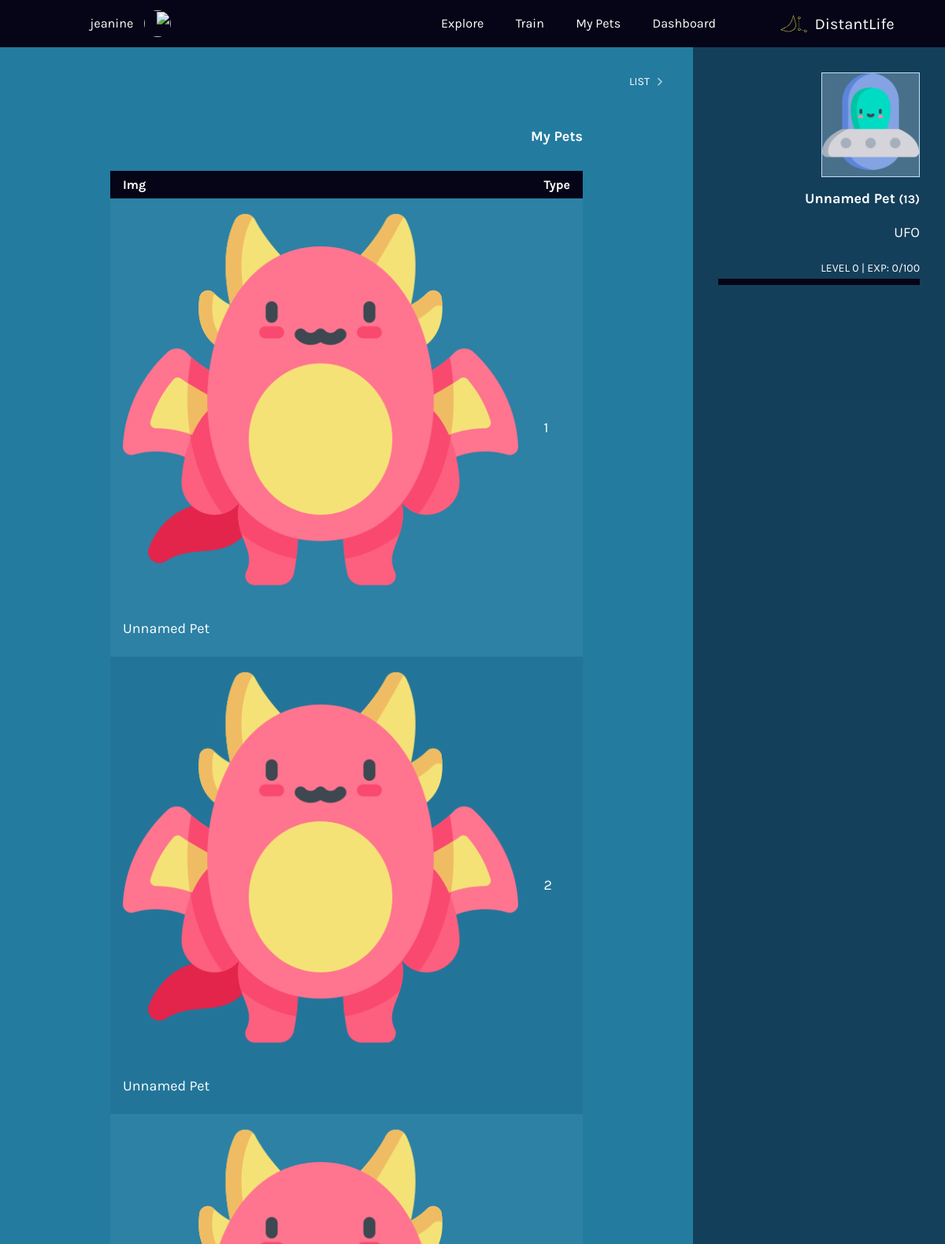
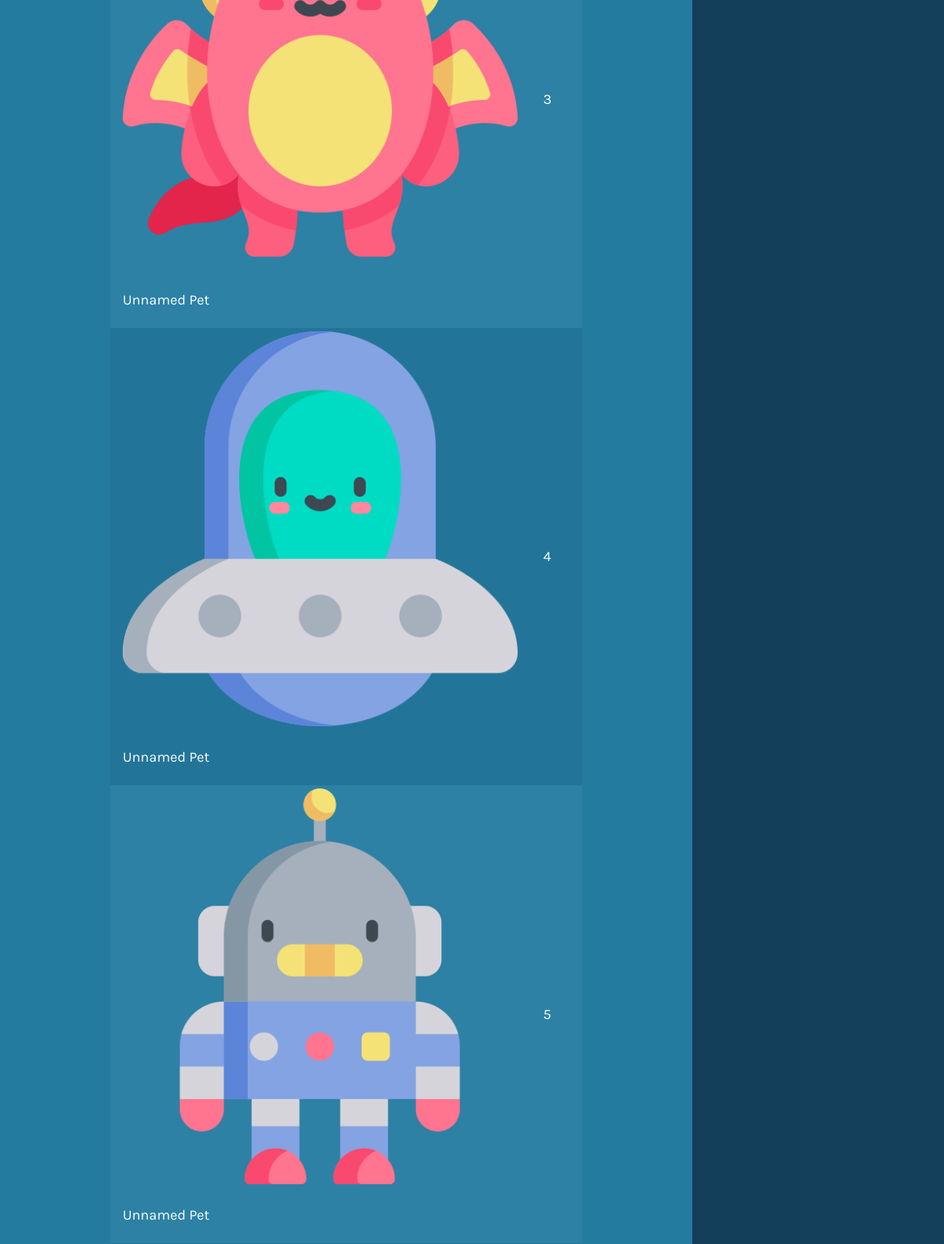
The page /pets (signed in, upper part) on the database its author committed (2 pictures, top to bottom).
### tables this page shows
CREATE TABLE `users` (
  `id` integer,
  `username` varchar(255) NOT NULL,
  `full_name` varchar(255),
  `password` hash,
  `email` varchar(255),
  `created_at` timestamp,
  `last_login` timestamp,
  `preferred_lang` integer,
  `learning_lang` integer, `active_pet_id` integer, roles int,
  PRIMARY KEY(id)
);

CREATE TABLE `pets` (
  `id` integer,
  `type` integer,
  `name` varchar(255),
  `created` timestamp,
  `exp` integer,
  PRIMARY KEY(id)
);

CREATE TABLE `pet_types` (
  `id` integer,
  `imgsrc` varchar(255),
  `pet_type` varchar(255), `exp_required` integer,
  PRIMARY KEY(id)
);

### application.py (the view)
@app.route("/pets")
@login_required
def pets():
    pets_owned = db.execute("SELECT pets.id, pet_types.imgsrc, pets.created, pets.exp, pets.name, users.active_pet_id FROM owners JOIN pets ON pets.id = owners.pet_id JOIN pet_types ON pets.type = pet_types.id JOIN users ON users.id = owners.owner_id WHERE owner_id = ?", session["user_id"])
    return render_template("list.html", pets_owned=pets_owned)

### application.py (called while the page is built)
@app.after_request
def after_request(response):
    response.headers["Cache-Control"] = "no-cache, no-store, must-revalidate"
    response.headers["Expires"] = 0
    response.headers["Pragma"] = "no-cache"
    return response

### helpers.py (called while the page is built)
def login_required(f):
    @wraps(f)
    def decorated_function(*args, **kwargs):
        if session.get("user_id") is None:
            return redirect("/login")
        return f(*args, **kwargs)
    return decorated_function

### templates/list.html (shortened to what this page needs)
{% extends "layout.html" %}
{% block main %}
<h1>My Pets</h1>
{% if (pets_owned|length) > 0 %}
<table class="table table-striped">
    <thead>
        <tr>
            <th>Type</th>
            <th>Img</th>
        </tr>
    </thead>
    <tbody>
        {% for pets in pets_owned %}
        <tr>
            <td>{{ pets.id }}</td>
            <td><img src="/static/{{ pets.imgsrc }}" alt="" />
            <br/>
            <p>{{ pets.name }}
            </p>
            </td>
        </tr>
        {% endfor %}
    </tbody>
</table>
{% else %}
    <p>No pets</p>
{% endif %}
{% endblock %}

### templates/layout.html (shortened to what this page needs)
<!DOCTYPE html>
  {% if (session.get("language")) %}
    <html lang="{{session['language']['charcode']}}" dir="{{session['language']['dir']}}">
  {% else %}
    <html lang="en">
  {% endif %}
  {% include 'global/head.html' %}
<body class="text-gray-900 font-sans antialiased">
  {% include 'global/header.html' %}
  <div class="layout-secondary">
    <div class="layout-secondary-main theme-inversed">
      <main>
        {% include 'global/breadcrumb.html' %}
        <div class="secondary-main">
          {% block main %}{% endblock %}
        </div>
      </main>
    </div>
    <div class="layout-secondary-aside theme-inversed">
      {% include 'global/sidebar.html' %}
    </div>
  </div>
</body>
</html>

### templates/global/head.html (shortened to what this page needs)
<head>
  <link href="{{ url_for('static', filename='proj04.css') }}" rel="stylesheet">
  <link href="{{ url_for('static', filename='overrides.css') }}" rel="stylesheet">
</head>

### templates/global/header.html (shortened to what this page needs)
<header class="header">
  <div class="container">
    <div class="menu-container">
      <div class="menu-logo">
        <h1><a class="logo" href="/"><img src="{{ url_for('static', filename='distantlife-logo.svg') }}" height="28" width="140"
              alt="Distant Life" /></a></h1>
      </div>
      <nav id="siteMenu" role="menu" aria-labelledby="menubutton">
        <ul class="list-unstyled list-inline">
          {% if session.user_id %}
          <li><a href="/">Dashboard</a></li>
          <li><a href="/pets">My Pets</a></li>
          <li><a href="/train">Train</a></li>
          <li><a href="#">Explore</a></li>
          {% endif %}
        </ul>
        <ul class="list-unstyled list-inline">
          {% if session.user_id %}
            <li class="menu-user"><a href="#">{{ username }}
              <img alt="" src="https://www.satinflame.com/img/icons/apple-touch-icon.png" width="34" height="34" class="rounded-circle">
            </a></li>
            <li class="has-dropdown"><a class="hide-md" href="#" aria-haspopup="true">
            </a>
            </li>
          {% else %}
            <li><a href="/signup">Sign Up</a></li>
            <li><a href="/login">Login</a></li>
          {% endif %}
        </ul>
      </nav>
    </div>
  </div>
</header>

### templates/global/breadcrumb.html (shortened to what this page needs)
<nav class="breadcrumb" aria-label="breadcrumb">
  <ol>
    <li><a class="active" aria-current="page" href="#">{{ title_s }}</a>
    </li>
  </ol>
</nav>

### templates/global/sidebar.html (shortened to what this page needs)
{% from "./macros.html" import usedalot, get_data with context %}
<aside>
  {% if (session.get("active_pet")) %}
  <p class="text-center my-0 pet-box ">
    <img width="200" height="200" src="{{ url_for('static', filename=session['active_pet']['imgsrc']) }}" alt="{{session['active_pet']['type']}}" />
  </p>
  <h3>{{session["active_pet"]["name"]}} <small>({{session["active_pet"]["id"]}})</small></h3>
  <p>{{session["active_pet"]["type"]}}</p>
  <p class="text-small-caps mb-0">Level {{ session["active_pet"]["exp"] // 100 }} | Exp: {{ session["active_pet"]["exp"] % 100 }}/100 </p>
  <div class="progressbar" role="progressbar" aria-valuenow="{{ session['active_pet']['exp'] % 100 }}" aria-valuemin="0" aria-valuemax="100">
  </div>
  {% endif %}
</aside>

### rows shown on the page
users: username "jeanine"
pets: id "1", imgsrc (picture), name "Unnamed Pet"
pets: id "2", imgsrc (picture), name "Unnamed Pet"
pets: id "3", imgsrc (picture), name "Unnamed Pet"
pets: id "4", imgsrc (picture), name "Unnamed Pet"
pets: id "5", imgsrc (picture), name "Unnamed Pet"
pet_types: active_pet.type "UFO"

### other values the page prints
{{ title_s }} "LIST"
{{ session["active_pet"]["name"] }} "Unnamed Pet"
{{ session["active_pet"]["id"] }} "13"
{{ session["active_pet"]["exp"] // 100 }} "0"
{{ session["active_pet"]["exp"] % 100 }} "0"
